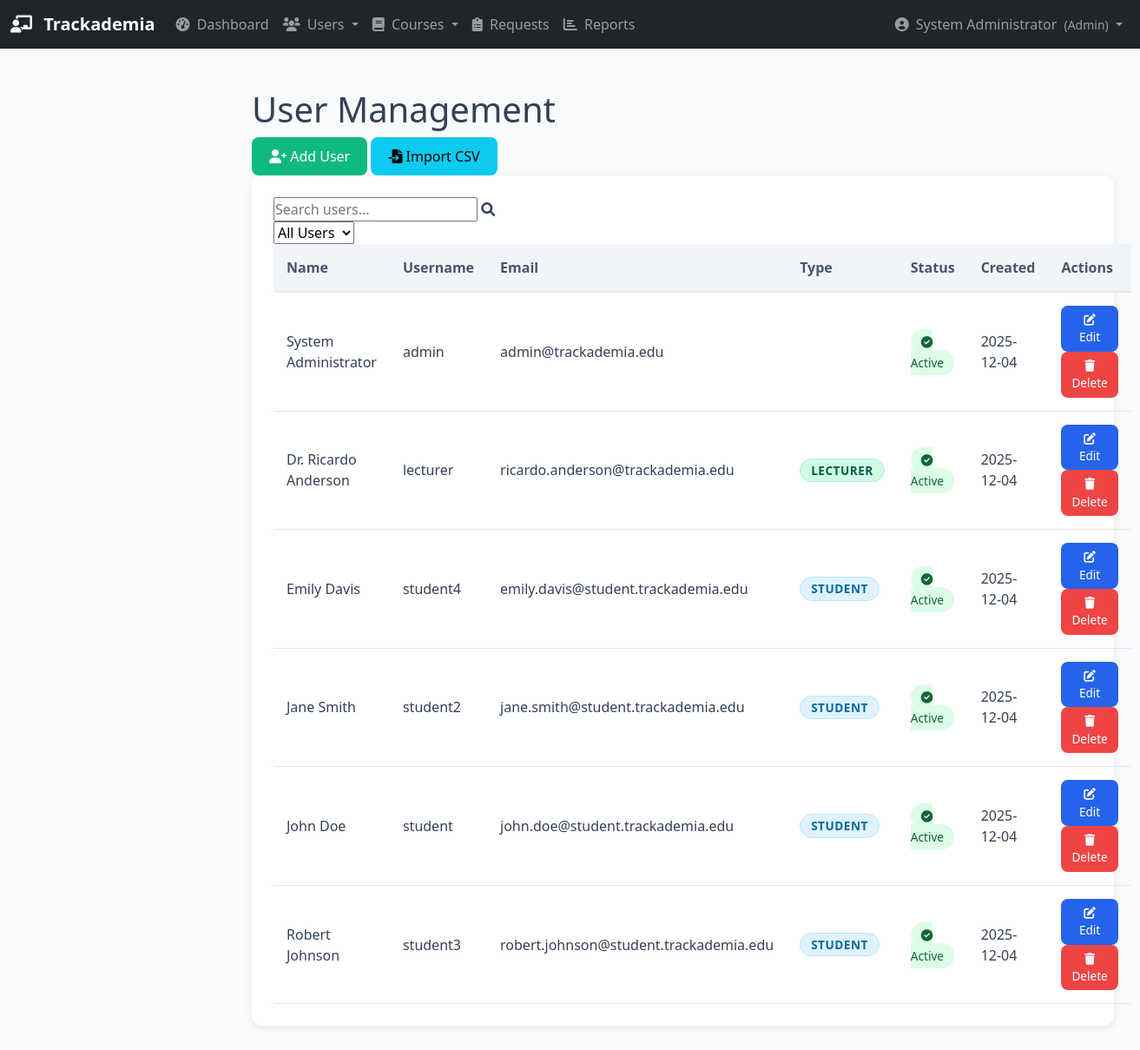
/admin/users (signed in), run on an earlier commit of the app's database.
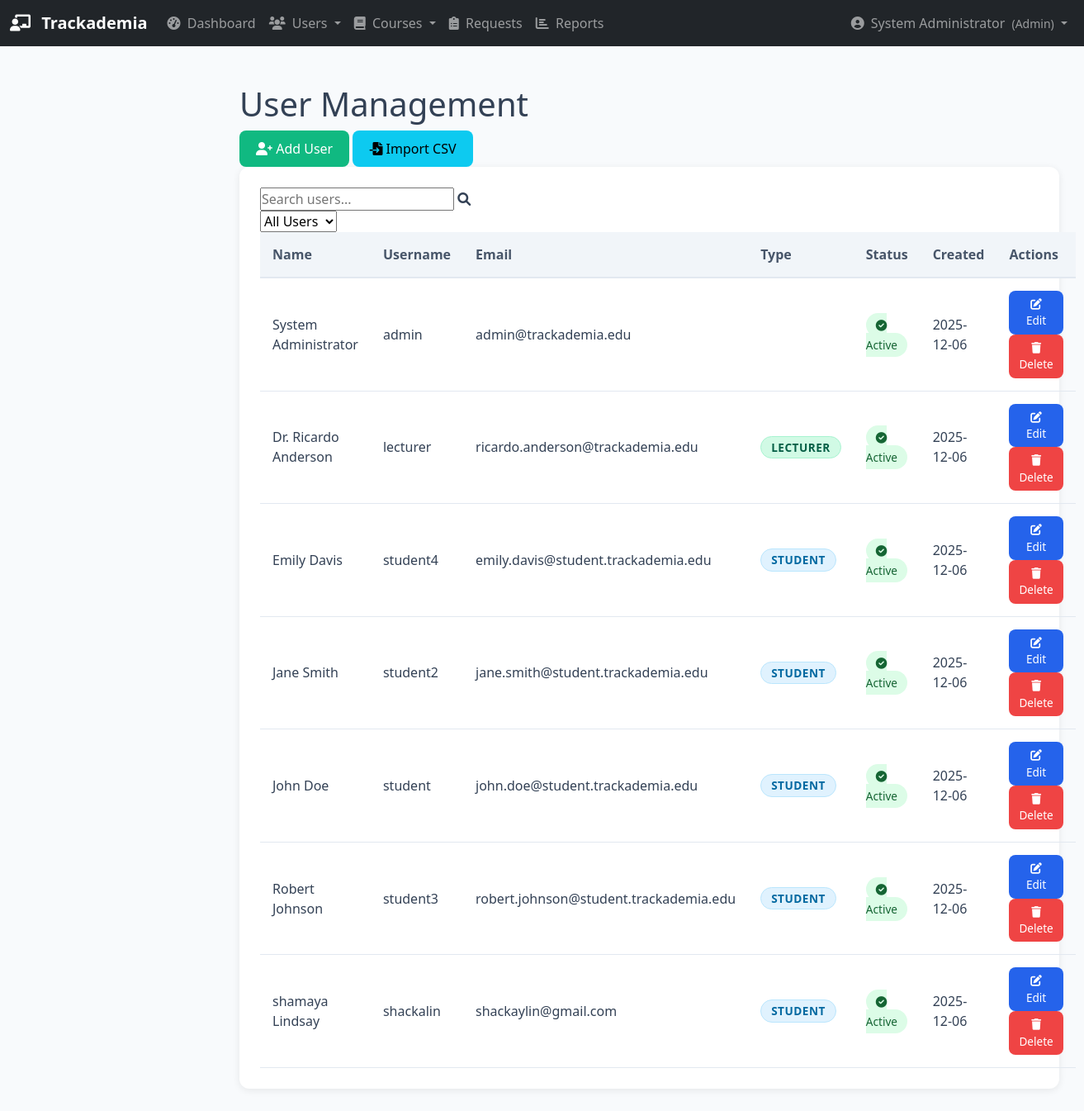
And on a later commit of the database.
### database.py (models this page shows, shortened)
class User(db.Model):
    __tablename__ = 'users'
    id = db.Column(db.Integer, primary_key=True)
    username = db.Column(db.String(80), unique=True, nullable=False)
    password_hash = db.Column(db.String(200), nullable=False)
    name = db.Column(db.String(100), nullable=False)
    email = db.Column(db.String(120), unique=True, nullable=True)
    user_type = db.Column(db.String(20), nullable=False)  # 'admin', 'lecturer', or 'student'
    is_active = db.Column(db.Boolean, default=True)
    created_at = db.Column(db.DateTime, default=datetime.utcnow)

### app.py (the view)
@app.route('/admin/users')
def admin_users():
    if flask_session.get('user_type') != 'admin':
        flash('Access denied. Admin privileges required.', 'error')
        return redirect(url_for('login'))
    users = db.session.query(User).order_by(User.user_type, User.name).all()
    return render_template('admin_users.html', users=users)

### app.py (called while the page is built)
@app.before_request
def require_login():
    allowed_routes = ['login', 'static']
    if request.endpoint not in allowed_routes and 'user_id' not in flask_session:
        return redirect(url_for('login'))

@app.context_processor
def inject_pending_requests():
    if flask_session.get('user_type') == 'admin':
        pending_count = db.session.query(RemovalRequest).filter_by(status='pending').count()
        return dict(pending_requests_count=pending_count)
    return dict(pending_requests_count=0)

### templates/admin_users.html (shortened to what this page needs)
{% extends "base.html" %}
{% block content %}
<div class="dashboard-header">
    <h1>User Management</h1>
    <div class="header-actions">
        <a href="{{ url_for('admin_create_user') }}" class="btn btn-success">
            <i class="fas fa-user-plus"></i> Add User
        </a>
        <a href="{{ url_for('admin_import_users') }}" class="btn btn-info">
            <i class="fas fa-file-import"></i> Import CSV
        </a>
    </div>
</div>
<div class="table-container">
    <div class="table-actions">
        <div class="search-box">
            <input type="text" id="userSearch" placeholder="Search users...">
            <i class="fas fa-search"></i>
        </div>
        <div class="filter-box">
            <select id="userFilter">
                <option value="">All Users</option>
            </select>
        </div>
    </div>
    <table id="usersTable">
        <thead>
            <tr>
                <th>Name</th>
                <th>Username</th>
                <th>Email</th>
                <th>Type</th>
                <th>Status</th>
                <th>Created</th>
                <th>Actions</th>
            </tr>
        </thead>
        <tbody>
            {% for user in users %}
            <tr data-type="{{ user.user_type }}">
                <td>{{ user.name }}</td>
                <td>{{ user.username }}</td>
                <td>{{ user.email or 'N/A' }}</td>
                <td>
                    <span class="badge badge-{{ 'primary' if user.user_type == 'admin' else 'success' if user.user_type == 'lecturer' else 'info' }}">
                        {{ user.user_type|title }}
                    </span>
                </td>
                <td>
                    {% if user.is_active %}
                    <span class="status-badge status-active">
                        <i class="fas fa-check-circle"></i> Active
                    </span>
                    {% else %}
                    <span class="status-badge status-inactive">
                        <i class="fas fa-times-circle"></i> Inactive
                    </span>
                    {% endif %}
                </td>
                <td>{{ user.created_at.strftime('%Y-%m-%d') }}</td>
                <td>
                    <div class="action-buttons">
                        <a href="{{ url_for('admin_edit_user', user_id=user.id) }}" class="btn btn-primary btn-sm">
                            <i class="fas fa-edit"></i> Edit
                        </a>
                        <button class="btn btn-danger btn-sm delete-user" data-user-id="{{ user.id }}" data-user-name="{{ user.name }}">
                            <i class="fas fa-trash"></i> Delete
                        </button>
                    </div>
                </td>
            </tr>
            {% endfor %}
        </tbody>
    </table>
</div>
{% endblock %}

### templates/base.html (shortened to what this page needs)
<!DOCTYPE html>
<html lang="en">
<head>
    <link href="https://cdn.jsdelivr.net/npm/bootstrap@5.1.3/dist/css/bootstrap.min.css" rel="stylesheet">
    <link rel="stylesheet" href="{{ url_for('static', filename='css/style.css') }}">
    <link rel="stylesheet" href="https://cdnjs.cloudflare.com/ajax/libs/font-awesome/6.0.0/css/all.min.css">
</head>
<body>
    <nav class="navbar navbar-expand-lg navbar-dark bg-dark">
        <div class="container-fluid">
            <a class="navbar-brand" href="{{ url_for('index') }}">
                <i class="fas fa-chalkboard-teacher me-2"></i>
                <strong>Trackademia</strong>
            </a>
            <div class="collapse navbar-collapse" id="navbarNav">
                <ul class="navbar-nav me-auto">
                    {% if 'user_id' in session %}
                        {% if session.user_type == 'admin' %}
                            <li class="nav-item">
                                <a class="nav-link {{ 'active' if request.endpoint == 'admin_dashboard' }}"
                                   href="{{ url_for('admin_dashboard') }}">
                                    <i class="fas fa-tachometer-alt me-1"></i> Dashboard
                                </a>
                            </li>
                            <li class="nav-item dropdown">
                                <a class="nav-link dropdown-toggle" href="#" id="usersDropdown" role="button"
                                   data-bs-toggle="dropdown">
                                    <i class="fas fa-users me-1"></i> Users
                                </a>
                            </li>
                            <li class="nav-item dropdown">
                                <a class="nav-link dropdown-toggle" href="#" id="coursesDropdown" role="button"
                                   data-bs-toggle="dropdown">
                                    <i class="fas fa-book me-1"></i> Courses
                                </a>
                            </li>
                            <li class="nav-item">
                                <a class="nav-link {{ 'active' if request.endpoint == 'admin_removal_requests' }}"
                                   href="{{ url_for('admin_removal_requests') }}">
                                    <i class="fas fa-clipboard-list me-1"></i> Requests
                                </a>
                            </li>
                            <li class="nav-item">
                                <a class="nav-link {{ 'active' if request.endpoint == 'admin_reports' }}"
                                   href="{{ url_for('admin_reports') }}">
                                    <i class="fas fa-chart-bar me-1"></i> Reports
                                </a>
                            </li>
                        {% endif %}
                    {% endif %}
                </ul>
                <ul class="navbar-nav ms-auto">
                    {% if 'user_id' in session %}
                        <li class="nav-item dropdown">
                            <a class="nav-link dropdown-toggle" href="#" id="userDropdown" role="button"
                               data-bs-toggle="dropdown">
                                <i class="fas fa-user-circle me-1"></i> {{ session.name }}
                                <small class="ms-1">({{ session.user_type|title }})</small>
                            </a>
                        </li>
                    {% else %}
                        <li class="nav-item">
                            <a class="nav-link" href="{{ url_for('login') }}">
                                <i class="fas fa-sign-in-alt me-1"></i> Login
                            </a>
                        </li>
                    {% endif %}
                </ul>
            </div>
        </div>
    </nav>
    <div class="main-content">
        {% block content %}{% endblock %}
    </div>
</body>
</html>

### static/css/style.css (style rules this page uses)
:root { --primary-color: #2563eb; --secondary-color: #1e40af; --success-color: #10b981; --danger-color: #ef4444; --warning-color: #f59e0b; --background-color: #f8fafc; --sidebar-width: 260px; }
* { margin: 0; padding: 0; box-sizing: border-box; }
body { font-family: 'Segoe UI', Tahoma, Geneva, Verdana, sans-serif; background-color: var(--background-color); color: #334155; }
.main-content { margin-left: var(--sidebar-width); padding: 30px; min-height: 100vh; }
.table-container { background: white; border-radius: 12px; padding: 25px; box-shadow: 0 2px 10px rgba(0, 0, 0, 0.08); margin-bottom: 30px; }
table { width: 100%; border-collapse: collapse; }
thead { background-color: #f1f5f9; }
th { padding: 15px; text-align: left; font-weight: 600; color: #475569; border-bottom: 2px solid #e2e8f0; }
td { padding: 15px; border-bottom: 1px solid #e2e8f0; }
.btn { padding: 10px 20px; border: none; border-radius: 8px; cursor: pointer; font-weight: 500; transition: all 0.3s ease; text-decoration: none; display: inline-block; }
.btn-primary { background-color: var(--primary-color); color: white; }
.btn-success { background-color: var(--success-color); color: white; }
.btn-danger { background-color: var(--danger-color); color: white; }
.btn-sm { padding: 6px 12px; font-size: 0.85rem; }
.status-badge { padding: 5px 12px; border-radius: 20px; font-size: 0.85rem; font-weight: 500; }
.status-active { background-color: #dcfce7; color: #166534; }
.badge { padding: 6px 12px; border-radius: 20px; font-size: 0.85rem; font-weight: 600; display: inline-block; text-transform: uppercase; letter-spacing: 0.5px; }
.badge-success { background-color: #d1fae5; color: #065f46; border: 1px solid #a7f3d0; }
.badge-info { background-color: #e0f2fe; color: #0369a1; border: 1px solid #bae6fd; }

What changed in the data, as far as the page shows it:
changed User "System Administrator": created_at "2025-12-04" → "2025-12-06"
changed User "Dr. Ricardo Anderson": created_at "2025-12-04" → "2025-12-06"
changed User "Emily Davis": created_at "2025-12-04" → "2025-12-06"
changed User "Jane Smith": created_at "2025-12-04" → "2025-12-06"
changed User "John Doe": created_at "2025-12-04" → "2025-12-06"
changed User "Robert Johnson": created_at "2025-12-04" → "2025-12-06"
added User: name "shamaya Lindsay", username "shackalin", email "shackaylin@gmail.com", user_type "STUDENT", is_active True (drawn), created_at "2025-12-06"
